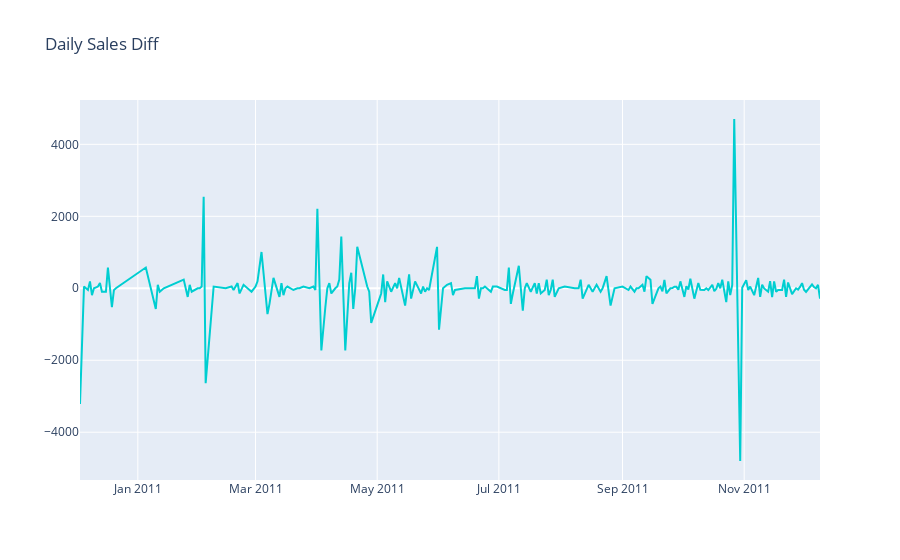

The notebook cell saved with this chart:
### Code cell
#plot sales diff
plot_data = [
    go.Scatter(
        x=df2_diff['Date'],
        y=df2_diff['Diff'],
        line_color = 'darkturquoise'
    )
]
plot_layout = go.Layout(
        title='Daily Sales Diff'
    )
fig = go.Figure(data=plot_data, layout=plot_layout)
pyoff.iplot(fig)

### Figure 1 — Plotly figure (JSON) as saved in the notebook; plotly's stock layout.template omitted (floating-point values rounded to 4 significant figures; data arrays with more than 128 entries replaced by an {"elided": "..."} marker saying what was removed)
{"data": [{"line": {"color": "darkturquoise"}, "type": "scatter", "x": {"elided": "224 str values"}, "y": {"elided": "224 int values"}}], "layout": {"title": {"text": "Daily Sales Diff"}}}
